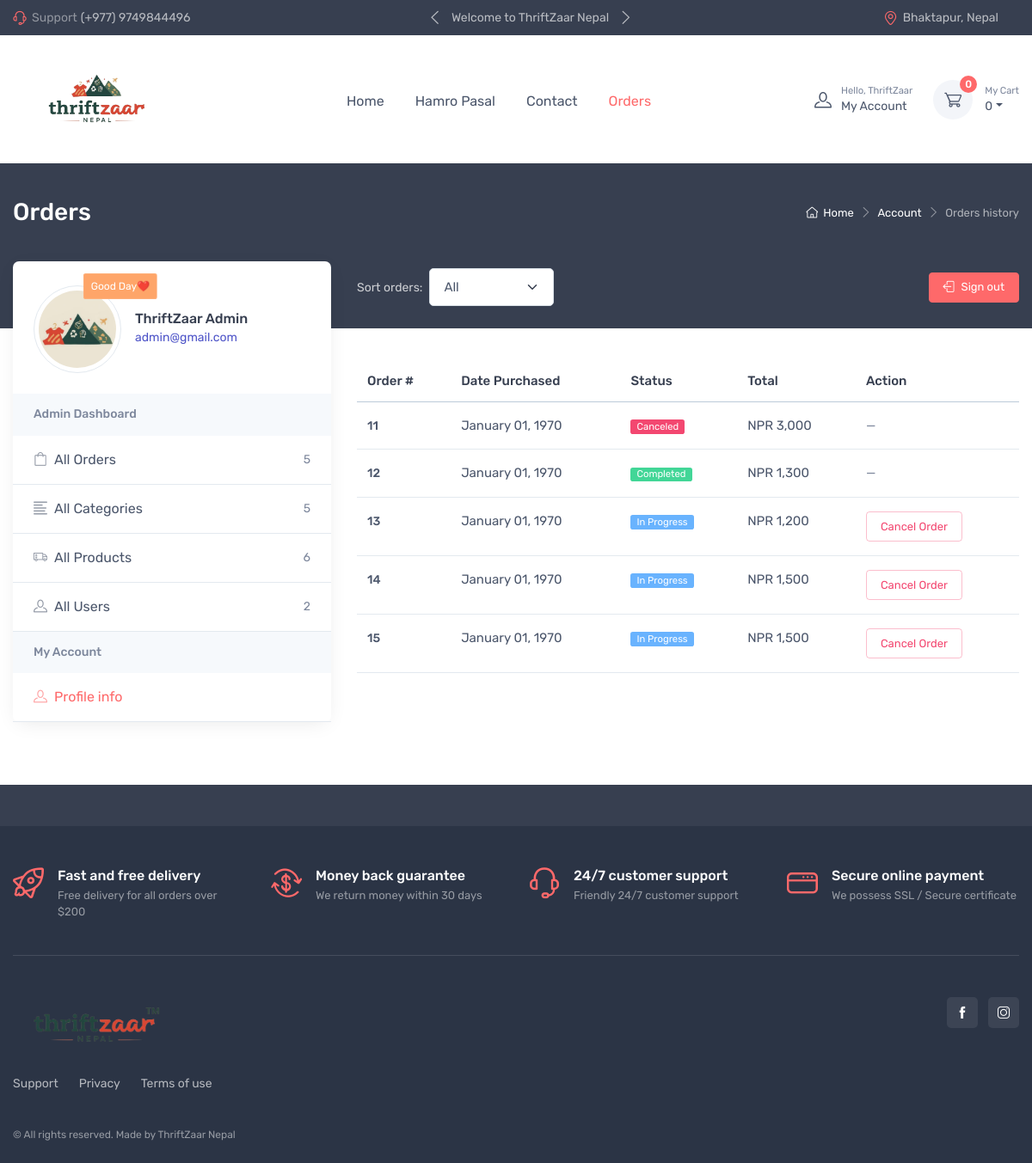
/account-orders.php (signed in), run on the app's committed database.
### tables this page shows
CREATE TABLE `orders` (
  `order_id` int(11) NOT NULL,
  `user_id` int(11) NOT NULL,
  `order_status` int(11) NOT NULL,
  `shipping` text DEFAULT NULL,
  `cart` text NOT NULL,
  `user` int(11) NOT NULL,
  `order_time` varchar(255) NOT NULL,
  `total_price` int(11) NOT NULL
);

### modules/config.php (called while the page is built, shortened)
<?php
$conn = mysqli_connect("localhost", "root", "", "thriftzaar");
function url($path)
{
    return BASE_URL . $path;
}
function db_select($table_name, $condition = NULL, $order_by = NULL)
{
    $sql = "SELECT * FROM $table_name";
    global $conn;
    $res = $conn->query($sql);
    $rows = [];
    while ($row = $res->fetch_assoc()) {
        $rows[] = $row;
    }
    return $rows;
}

### account-orders.php (the view, shortened to what this page needs)
<?php
require_once("./modules/config.php");
require_once("./layouts/header.php");
$user_type = $_SESSION["user"]["user_type"];
if ($user_type == 'admin') {
  $orders = db_select("orders");
}
?>
<div class="page-title-overlap bg-dark pt-4">
  <div class="container d-lg-flex justify-content-between py-2 py-lg-3">
    <div class="order-lg-2 mb-3 mb-lg-0 pt-lg-2">
      <nav aria-label="breadcrumb">
        <ol class="breadcrumb breadcrumb-light flex-lg-nowrap justify-content-center justify-content-lg-start">
          <li class="breadcrumb-item"><a class="text-nowrap" href="index-2.html"><i class="ci-home"></i>Home</a></li>
          <li class="breadcrumb-item text-nowrap"><a href="#">Account</a>
          </li>
          <li class="breadcrumb-item text-nowrap active" aria-current="page">Orders history</li>
        </ol>
      </nav>
    </div>
    <div class="order-lg-1 pe-lg-4 text-center text-lg-start">
      <h1 class="h3 text-light mb-0">Orders</h1>
    </div>
  </div>
</div>
<div class="container pb-5 mb-2 mb-md-4">
  <div class="row">
    <?php require_once("./layouts/account-sidebar.php"); ?>
    <section class="col-lg-8">
      <div class="d-flex justify-content-between align-items-center pt-lg-2 pb-4 pb-lg-5 mb-lg-3">
        <div class="d-flex align-items-center">
          <label class="d-none d-lg-block fs-sm text-light text-nowrap opacity-75 me-2" for="order-sort">Sort
            orders:</label>
          <select class="form-select" id="order-sort">
            <option>All</option>
          </select>
        </div><a class="btn btn-primary btn-sm d-none d-lg-inline-block" href="<?= url("/logout.php") ?>"><i
            class="ci-sign-out me-2"></i>Sign out</a>
      </div>
      <div class="table-responsive fs-md mb-4">
        <table class="table table-hover mb-0">
          <thead class="<?php echo $orders ? '' : 'd-none'; ?>">
            <tr>
              <th>Order #</th>
              <th>Date Purchased</th>
              <th>Status</th>
              <th>Total</th>
              <th>Action</th>
            </tr>
          </thead>
          <tbody>
            <?php
            if ($orders) {
              foreach ($orders as $order) { ?>
                <tr>
                  <td class="py-3">
                    <a class="nav-link-style fw-medium fs-sm" href="#order-details" data-bs-toggle="modal">
                      <?= htmlspecialchars($order['order_id']) ?>
                    </a>
                  </td>
                  <td class="py-3">
                    <?= date("F d, Y", strtotime($order['order_time'])) ?>
                  </td>
                  <td class="py-3">
                    <?php
                    if ($order['order_status'] == 1) {
                      $status_text = 'In Progress';
                      $badge_class = 'bg-info';
                    } elseif ($order['order_status'] == 0) {
                      $status_text = 'Completed';
                      $badge_class = 'bg-success';
                    } elseif ($order['order_status'] == -1) {
                      $status_text = 'Canceled';
                      $badge_class = 'bg-danger';
                    } else {
                      $status_text = 'Unknown';
                      $badge_class = 'bg-secondary';
                    }
                    ?>
                    <span class="badge <?= $badge_class ?> m-0">
                      <?= htmlspecialchars($status_text) ?>
                    </span>
                  </td>
                  <td class="py-3">
                    NPR <?= number_format($order['total_price'], 0) ?>
                  </td>
                  <td class="py-3">
                    <?php if ($order['order_status'] == 1) { ?>
                      <form method="POST" action="cancel-order.php"
                        onsubmit="return confirm('Are you sure you want to cancel this order?');">
                        <button type="submit" class="btn btn-sm btn-outline-danger">
                          Cancel Order
                        </button>
                      </form>
                    <?php } else { ?>
                      <span class="text-muted">—</span>
                    <?php } ?>
                  </td>
                </tr>
              <?php }
            } else {
              require_once('nothing-here.php');
            } ?>
          </tbody>
        </table>
      </div>
    </section>
  </div>
</div>
<?php
require_once("./layouts/footer.php");
?>

### data on the page
orders: order_id "11", order_time "January 01, 1970", order_status "Canceled", total_price "3,000"
orders: order_id "12", order_time "January 01, 1970", order_status "Completed", total_price "1,300"
orders: order_id "13", order_time "January 01, 1970", order_status "In Progress", total_price "1,200"
orders: order_id "14", order_time "January 01, 1970", order_status "In Progress", total_price "1,500"
orders: order_id "15", order_time "January 01, 1970", order_status "In Progress", total_price "1,500"

### other printed values
$_SESSION['user']['first_name'] "ThriftZaar"
$cart_count "0"
$cart_total "0"
$_SESSION['user']['last_name'] "Admin"
$_SESSION['user']['email'] "admin@gmail.com"
count($orders) "5"
count($categories) "5"
count($products) "6"
count($users) "2"
